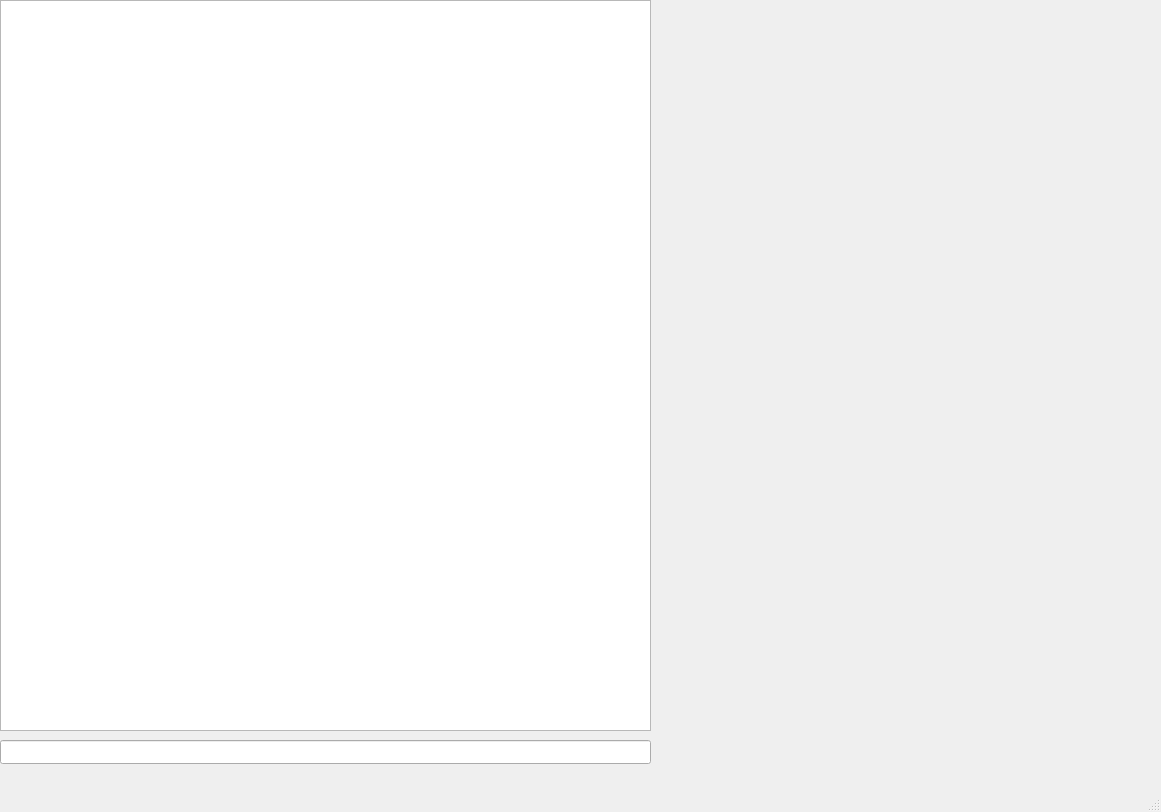
<?xml version="1.0" encoding="UTF-8"?>
<ui version="4.0">
 <class>MainWindow</class>
 <widget class="QMainWindow" name="MainWindow">
  <property name="geometry">
   <rect>
    <x>0</x>
    <y>0</y>
    <width>1161</width>
    <height>812</height>
   </rect>
  </property>
  <property name="windowTitle">
   <string>MainWindow</string>
  </property>
  <widget class="QWidget" name="centralwidget">
   <widget class="QLineEdit" name="lineEdit">
    <property name="geometry">
     <rect>
      <x>0</x>
      <y>740</y>
      <width>651</width>
      <height>24</height>
     </rect>
    </property>
    <property name="readOnly">
     <bool>true</bool>
    </property>
   </widget>
   <widget class="QTextEdit" name="textEdit">
    <property name="geometry">
     <rect>
      <x>0</x>
      <y>0</y>
      <width>651</width>
      <height>731</height>
     </rect>
    </property>
    <property name="readOnly">
     <bool>true</bool>
    </property>
   </widget>
   <widget class="QLabel" name="label">
    <property name="geometry">
     <rect>
      <x>665</x>
      <y>6</y>
      <width>481</width>
      <height>761</height>
     </rect>
    </property>
    <property name="text">
     <string/>
    </property>
   </widget>
  </widget>
  <widget class="QMenuBar" name="menubar">
   <property name="geometry">
    <rect>
     <x>0</x>
     <y>0</y>
     <width>1161</width>
     <height>22</height>
    </rect>
   </property>
  </widget>
  <widget class="QStatusBar" name="statusbar"/>
 </widget>
 <resources/>
 <connections/>
</ui>
